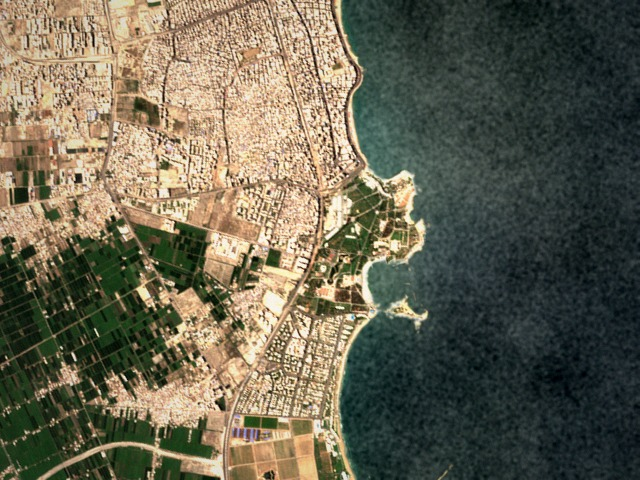
#> input picture corniche/frames/0000.jpg, 640 x 480 px
$ python -i features.py   (imports and definitions only)   (older library calls are emulated)
#> lines starting #> are read from the running program, lines starting #| are printed output that depends on the picture
#> further down, picture is the input picture: shape (480, 640, 3); mean B, G, R 81.3, 99.7, 103.3
"""Part 1: Harris corners (Q1.1), patch descriptors and matching (Q1.2).

You fill in the blocks marked TODO. Everything else already runs.
Check your work with:  python check.py 1.1   and   python check.py 1.2
"""
import numpy as np, cv2


# ===================================================================== Q1.1 Harris corners
def harris_response(img, sd=1.0, si=2.0, k=0.05):
    """Harris corner response of every pixel.

    Args:
        img: (H, W) image.
        sd: sigma of the derivative-of-Gaussian filters.
        si: sigma of the Gaussian window that sums Ix^2, Iy^2 and IxIy.
        k: the Harris constant, between 0.04 and 0.06.

    Returns:
        (H, W) float32 array R = det(M) - k * trace(M)^2.
    """
#> called with sd = 1, si = 2, k = 0.05
    img = img.astype(np.float32)
    # ---------------------------------------------------------------- TODO 1.1a ----
    # 1. Ix, Iy: blur with a Gaussian of sigma sd, then differentiate (cv2.GaussianBlur, cv2.Sobel).
    # 2. The entries of M: Ix*Ix, Iy*Iy and Ix*Iy, each blurred with a Gaussian of sigma si.
    # 3. R = det(M) - k * trace(M)^2, for every pixel at once.
    b = cv2.GaussianBlur(img, (0, 0), sd, borderType=cv2.BORDER_REFLECT101)
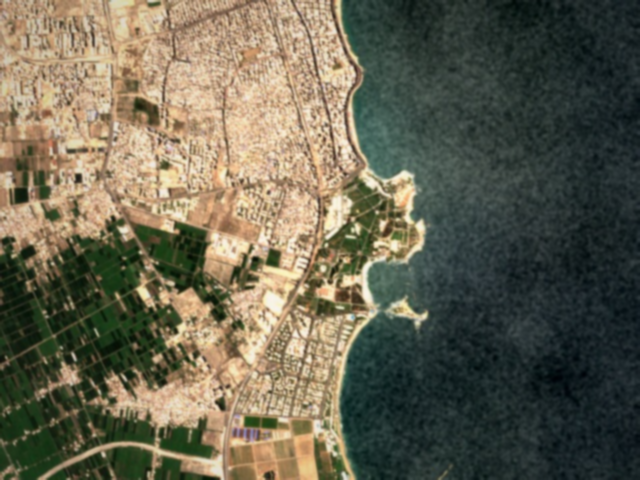
#> b: shape (480, 640, 3) float32; mean B, G, R 81.3, 99.7, 103.3
    Ix = cv2.Sobel(b, cv2.CV_32F, 1, 0, ksize=3, borderType=cv2.BORDER_REFLECT101)
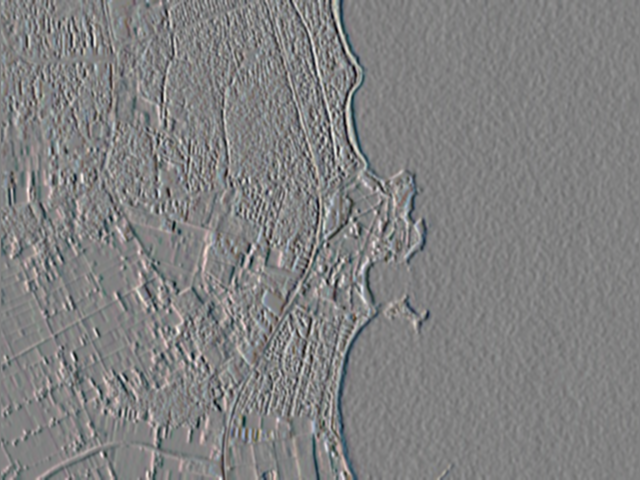
#> Ix: shape (480, 640, 3) float32; mean B, G, R -0.5, -0.8, -1.1; drawn with min black and max white
    Iy = cv2.Sobel(b, cv2.CV_32F, 0, 1, ksize=3, borderType=cv2.BORDER_REFLECT101)
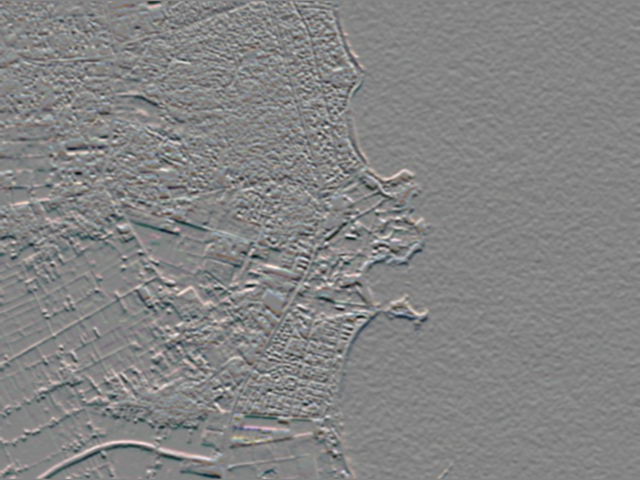
#> Iy: shape (480, 640, 3) float32; mean B, G, R -0.5, -0.5, -0.7; drawn with min black and max white
    xx = cv2.GaussianBlur(Ix * Ix, (0, 0), si, borderType=cv2.BORDER_REFLECT101)
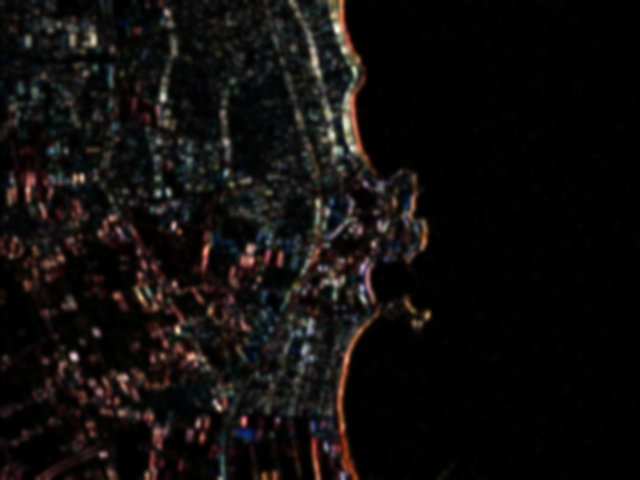
#> xx: shape (480, 640, 3) float32; mean B, G, R 5155.3, 5590.4, 6552.9; drawn with min black and max white
    yy = cv2.GaussianBlur(Iy * Iy, (0, 0), si, borderType=cv2.BORDER_REFLECT101)
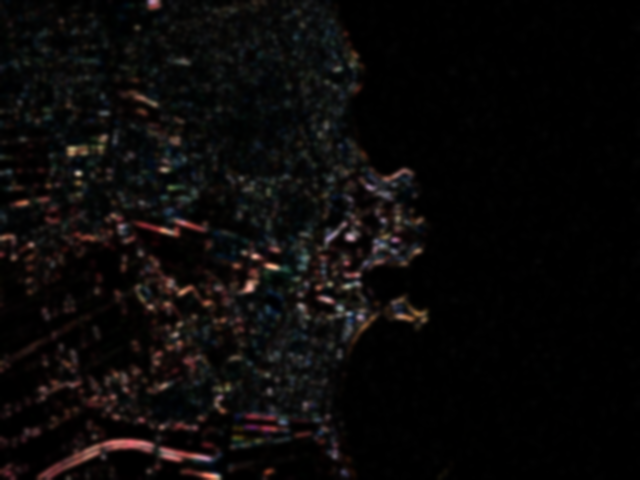
#> yy: shape (480, 640, 3) float32; mean B, G, R 3818.1, 4015.6, 4814.5; drawn with min black and max white
    xy = cv2.GaussianBlur(Ix * Iy, (0, 0), si, borderType=cv2.BORDER_REFLECT101)
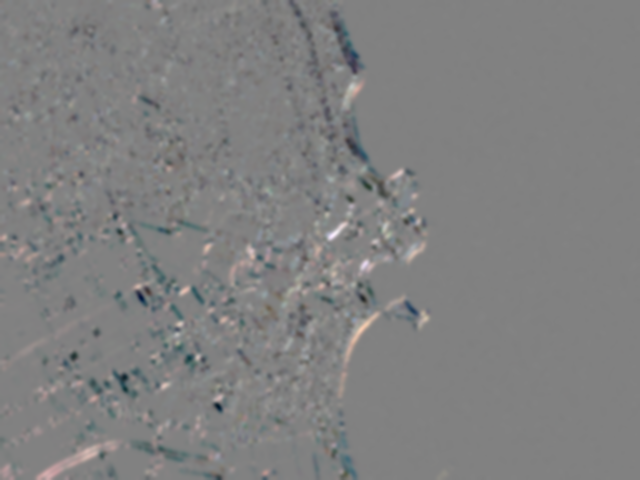
#> xy: shape (480, 640, 3) float32; mean B, G, R -249.5, -297.2, -359.3; drawn with min black and max white
    return (xx * yy - xy * xy - k * (xx + yy) ** 2).astype(np.float32)
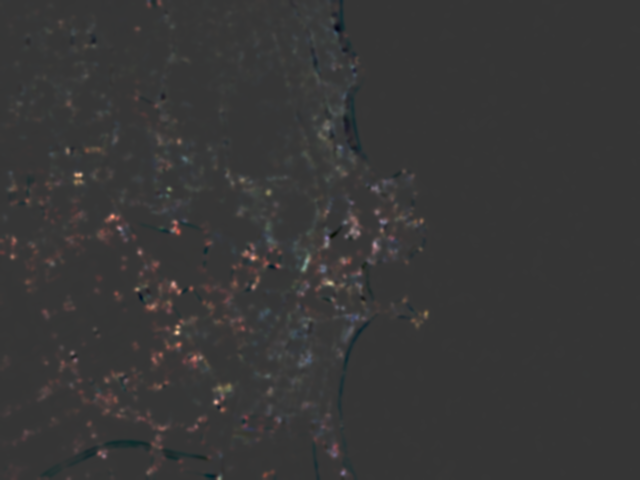
#> returned value: shape (480, 640, 3) float32; mean of channels 0, 1, 2 19664274, 20830888, 26370658; drawn with min black and max white
    # ---------------------------------------------------------------- end TODO -----


def detect(img, total=1000, grid=(6, 8), rel_thresh=1e-3):
    """Harris corners spread over the whole frame.

    Args:
        img: (H, W) image.
        total: about how many corners to keep.
        grid: (rows, columns) of the grid the corners are spread over.
        rel_thresh: keep only maxima with R above rel_thresh * max(R).

    Returns:
        (N, 2) corner positions (x, y).
    """
    R = harris_response(img)
    # ---------------------------------------------------------------- TODO 1.1b ----
    # Find the candidate corners: pixels whose R is the largest in their 3 x 3 neighborhood (cv2.dilate helps)
    # and above rel_thresh * R.max(). Set xs, ys (their columns and rows) and scores (their R).
    # Empty or nonpositive responses have no candidates to spread.
    if R.size == 0 or not np.isfinite(R).any() or R.max() <= 0:
        xs, ys, scores = np.array([], int), np.array([], int), np.array([], np.float32)
    else:
        maxima = cv2.dilate(R, np.ones((3, 3), np.uint8))
#> (the run stopped early here; a loop or call above may not have finished)

$ run again, on corniche/frames/0002.jpg
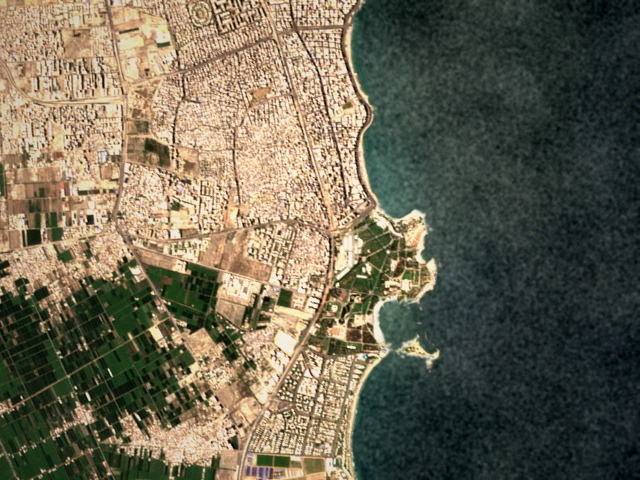
#> input picture corniche/frames/0002.jpg, 640 x 480 px
#> picture is the input picture: shape (480, 640, 3); mean B, G, R 82.6, 101.6, 107.3
#> in harris_response, `xy = cv2.GaussianBlur(Ix * Iy, (0, 0), si, borderType=cv2.BORDER_REFLE..`:
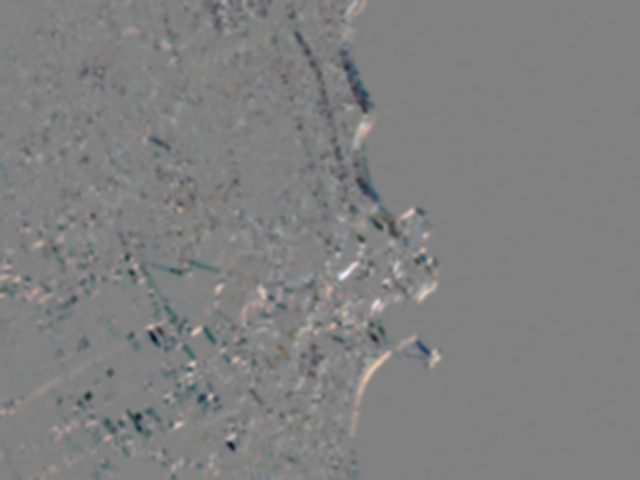
#> xy: shape (480, 640, 3) float32; mean B, G, R -296.4, -347.9, -410.4; drawn with min black and max white
#> in harris_response, `return (xx * yy - xy * xy - k * (xx + yy) ** 2).astype(np.float32)`:
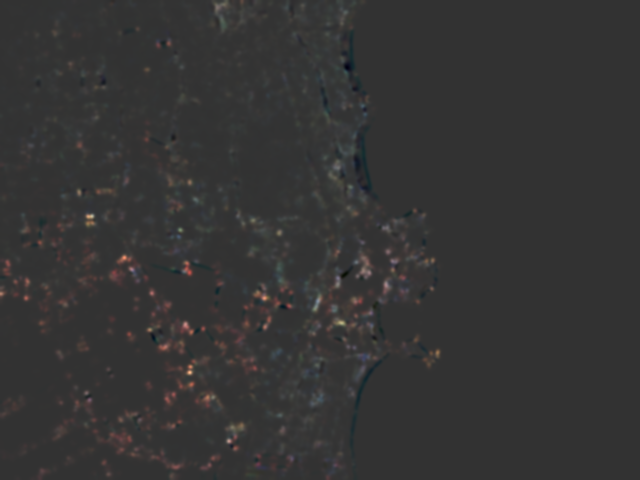
#> returned value: shape (480, 640, 3) float32; mean of channels 0, 1, 2 19880490, 21495352, 27265352; drawn with min black and max white

$ run again, on corniche/frames/0003.jpg
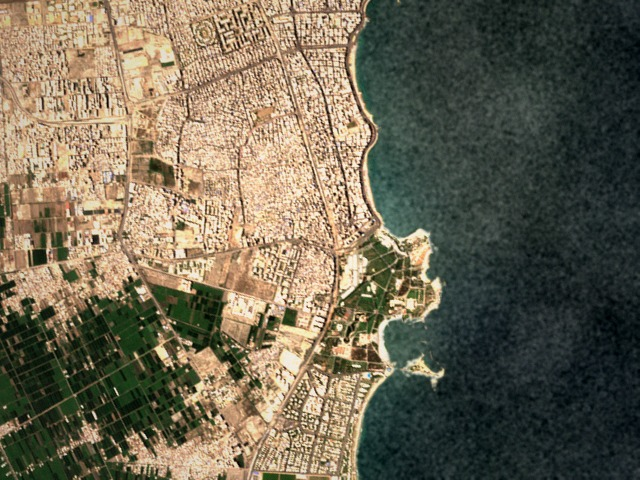
#> input picture corniche/frames/0003.jpg, 640 x 480 px
#> picture is the input picture: shape (480, 640, 3); mean B, G, R 83.3, 102.7, 109.8
#> in harris_response, `xy = cv2.GaussianBlur(Ix * Iy, (0, 0), si, borderType=cv2.BORDER_REFLE..`:
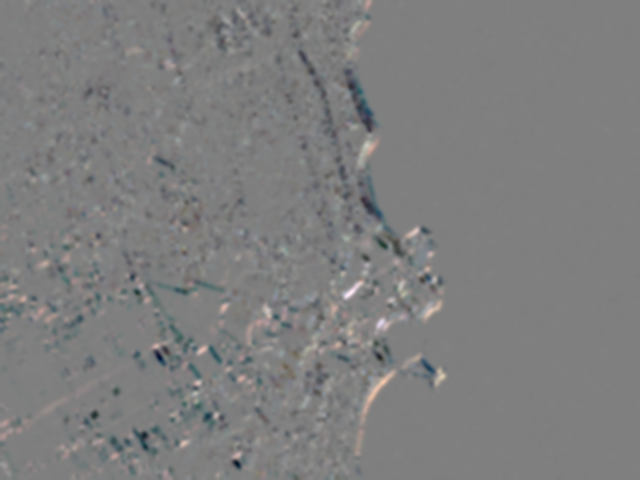
#> xy: shape (480, 640, 3) float32; mean B, G, R -316.7, -374.1, -425; drawn with min black and max white
#> in harris_response, `return (xx * yy - xy * xy - k * (xx + yy) ** 2).astype(np.float32)`:
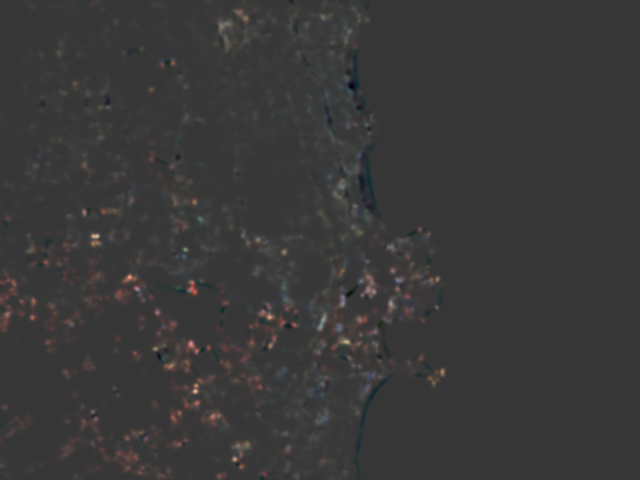
#> returned value: shape (480, 640, 3) float32; mean of channels 0, 1, 2 19668776, 21450786, 27301840; drawn with min black and max white
